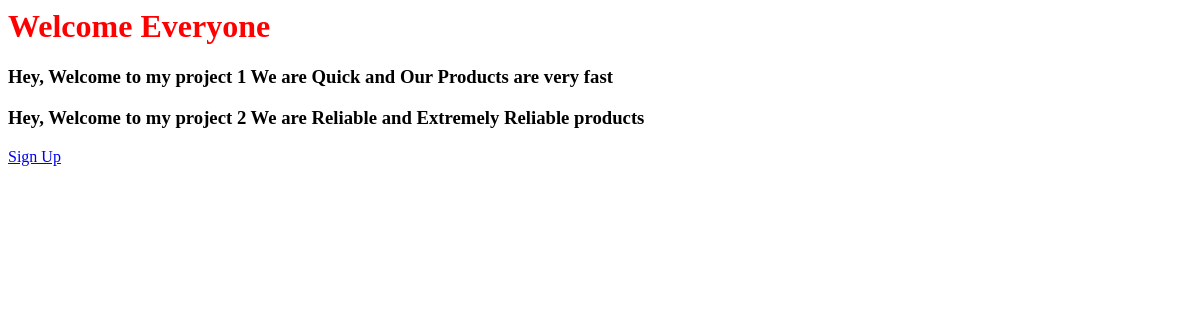
/, run on an earlier commit of the app's database.
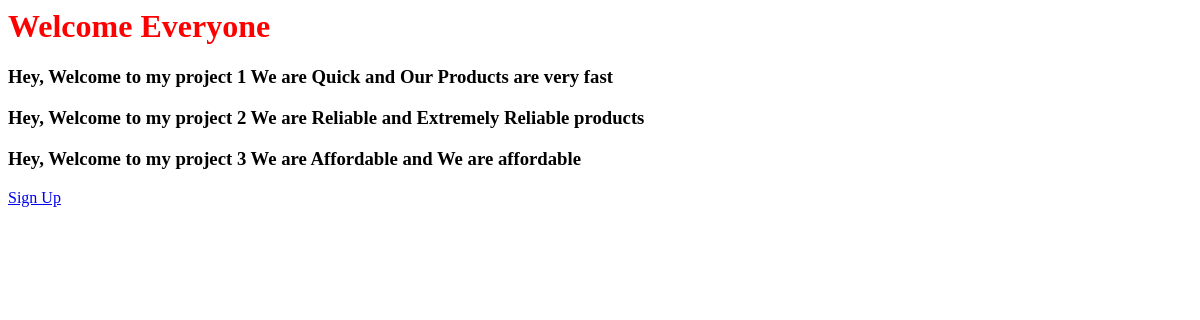
And on a later commit of the database.
### myapp/models.py (models this page shows)
class Feature(models.Model):
    name = models.CharField(max_length=100)
    details = models.CharField(max_length=500)

### myapp/views.py (the view)
# urls.py: path('', views.index , name = 'index'),
def index(request):
    features = Feature.objects.all
    return render(request,'index.html',{'features':features})

### templates/index.html
{% load static %}
<link rel="stylesheet" href="{% static 'style.css' %}">
{% if user.is_authenticated %}
<h1>Welcome to our Home {{user.username}}</h1>
{% else %}
<h1>Welcome Everyone</h1>
{% endif %}
{% for feature in features %}
<h3>Hey, Welcome to my project {{feature.id}} We are {{feature.name}} and {{feature.details}}</h3>
{% endfor %}
{% if user.is_authenticated %}
<a type="submit" href='logout' name="logout">logout</button>
{% else %}
<a type="submit" href='login' name="login">Sign Up</button>
{% endif %}

### static/style.css (style rules this page uses)
h1 { color:red }

What changed in the data, as far as the page shows it:
added Feature: id "3", name "Affordable", details "We are affordable"
